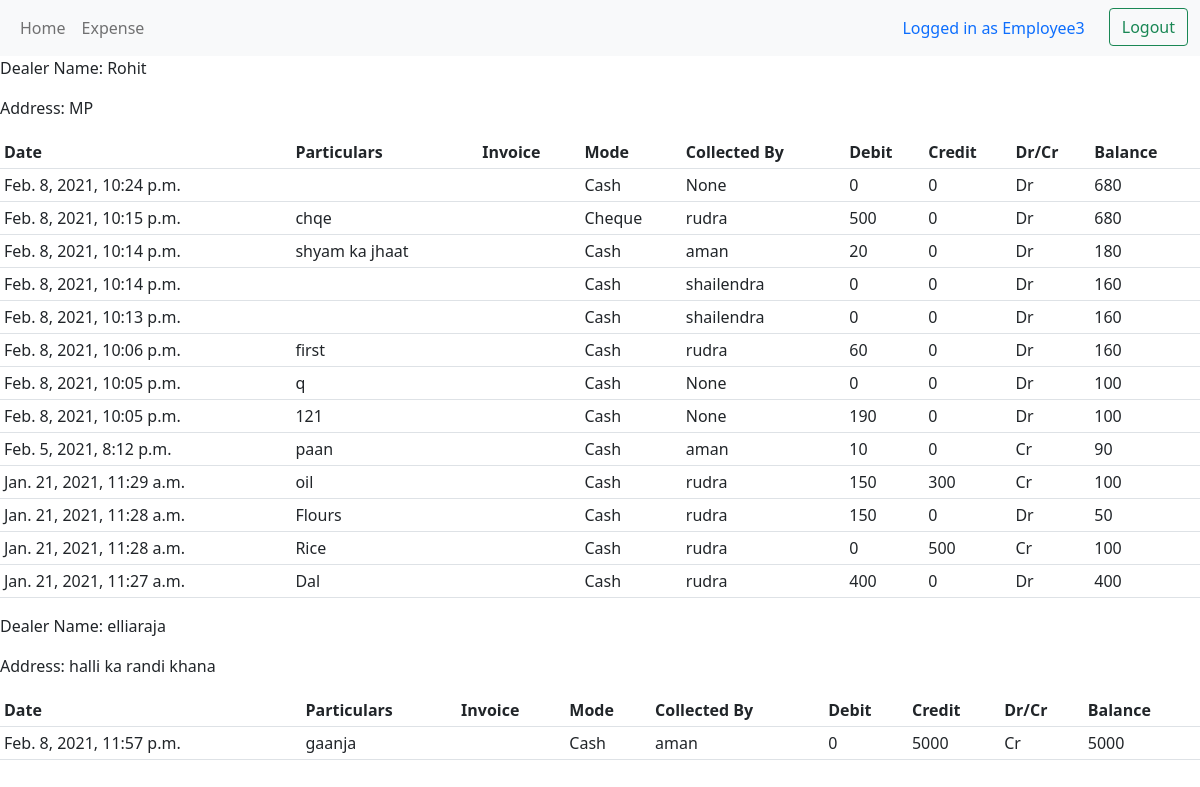
The page /user/ (signed in) on the database its author committed.
### ledger/models.py (models this page shows, shortened)
class Dealer(models.Model):
    name = models.CharField(unique=True, max_length=200)
    mob_num = models.IntegerField(unique=True, blank=True, null=True)
    address = models.TextField(blank=True)

class Ledger(models.Model):
    date = models.DateTimeField("Date",auto_now_add=True)
    particulars = models.CharField("Particulars",max_length=100,blank=True)
    debit = models.PositiveIntegerField("Debit",blank=True, default=0)
    credit = models.PositiveIntegerField("Credit",blank=True, default=0)
    paymode = models.CharField("Payment Mode",max_length=25, choices=(('Cash','Cash'),
                                                       ('Cheque','Cheque'),
                                                       ('No Money Collected','No Money Collected'),))
    isChequeCleared = models.BooleanField(editable=False, blank=True, null=True)
    new_balance = models.IntegerField(editable=False)
    dr_cr = models.CharField("Dr/Cr",max_length=2,default='nil',editable=False)
    invoice = models.ImageField("Invoice",upload_to=None, blank=True)
    dealer = models.ForeignKey(Dealer,verbose_name="Dealer", null=True, on_delete=models.SET_NULL)
    balance = models.IntegerField(editable=False,default=0)
    dealer_ledger_number = models.IntegerField(editable=False,default=0)
    collect_by = models.ForeignKey(Collected_by,verbose_name="Collected By", blank=True, null=True, on_delete=models.SET_NULL)
    class Meta:
        db_table= "led"

class Collected_by(models.Model):
    name = models.CharField(max_length=50, blank=True)
    class Meta:
        verbose_name_plural = "Money Collected By"
    def __str__(self):
        return self.name

### ledger/views.py (the view)
# urls.py: path('user/', views.userpage, name = 'userpage'),
@login_required(login_url='loginuser')
def userpage(request):
    try :
        userobjects = ViewDealer.objects.get(user=request.user)
        dealerallowed = userobjects.dealer.all()
    except :
        context = {"message": "No dealers allowed to view"}
        return render(request, 'ledger/user.html', context)
    l = []
    for d in dealerallowed:
        dict = {}
        dict["name"] = d.name
        dict["address"] = d.address
        dict["mobile"] = d.mob_num
        leg = []
        bn = BrandNew.objects.get(dealer = d.id)
        led_number = bn.ledger_number
        k = 0
        while(k!=30):
            try:
                led = Ledger.objects.get(dealer = d,dealer_ledger_number = led_number-k)
                leg.append(led)
            except:
                break
            k += 1
        dict["ledger"] = leg
        l.append(dict)
    if len(dealerallowed) == 0:
        context = {"message": "No dealers allowed to view"}
    else:
        context = {"ledgers":l}
    return render(request, 'ledger/user.html', context)

### ledger/templatetags/auth_extras.py (called while the page is built)
@register.filter(name='has_group')
def has_group(user, group_name):
    group = Group.objects.get(name=group_name)
    return True if group in user.groups.all() else False

### ledger/templates/ledger/user.html (shortened to what this page needs)
{% extends 'ledger/base.html' %}
{% block content %}
{% for ledger in ledgers %}
<p>Dealer Name: {{ ledger.name }}</p> <p>Address: {{ ledger.address}}</p>
<table class="table table-sm">
  <tr>
    <th>Date</th>
    <th>Particulars</th>
    <th>Invoice</th>
    <th>Mode</th>
    <th>Collected By</th>
    <th>Debit</th>
    <th>Credit</th>
    <th>Dr/Cr</th>
    <th>Balance</th>
  </tr>
  {% for l in ledger.ledger %}
  <tr>
    <td>{{ l.date }}</td>
    <td>{{ l.particulars }}</td>
    <td>{{ l.invoice }}</td>
    <td>{{ l.paymode }}</td>
    <td>{{ l.collect_by }}</td>
    <td>{{ l.debit }}</td>
    <td>{{ l.credit }}</td>
    <td>{{ l.dr_cr }}</td>
    <td>{{ l.balance }}</td>
  </tr>
  {% endfor %}
</table>
{% endfor %}
{% endblock %}

### ledger/templates/ledger/base.html (shortened to what this page needs)
{% load auth_extras %}
<!DOCTYPE html>
<html>
{% if user.is_authenticated %}
<head>
  <link href="https://cdn.jsdelivr.net/npm/bootstrap@5.0.0-beta1/dist/css/bootstrap.min.css" rel="stylesheet">
</head>
<body>
  <nav class="navbar navbar-expand-lg navbar-light bg-light">
    <div class="container-fluid">
      <div class="collapse navbar-collapse" id="navbarNavAltMarkup">
        <div class="navbar-nav" style="width:100%">
          {% if request.user|has_group:"admin" %}
          <div class="item-container" style="width:50%;">
            <a class="item-right nav-link" style="padding:0.5rem" href="{% url 'home' %}">Home</a>
            <a class="item-right nav-link" style="padding:0.5rem" href="{% url 'netbalpdf' %}">Dealer Report</a>
            <a class="item-right nav-link" style="padding:0.5rem" href="{% url 'dailytrans' %}">Transactions</a>
            {% else %}
            <a class="item-right nav-link" style="padding:0.5rem" href="{% url 'userpage' %}">Home</a>
            {% endif %}
            <a class="item-right nav-link" style="padding:0.5rem" href="{% url 'roadexpense' %}">Expense</a>
          </div>
          <div class="logout-container">
            <a class="item-left nav-link" style="color:#0d6efd; margin-right:1rem">Logged in as {{ user.username }}</a>
            <form style="margin-top:0px;" action="{% url 'logoutuser'  %}" method="POST">
              <button class="btn btn-outline-success" type="submit" >Logout</button>
            </form>
          </div>
        </div>
      </div>
  </nav>
{% block content %}{% endblock %}
</body>
{% endif %}
</html>

### ledger/templates/ledger/base.html (style rules this page uses)
.logout-container { width: 50% ; display: flex; justify-content: end; }
@media only screen and (max-width: 1300px) { .item-left { margin: 0; padding: 0.5rem; } }

### rows shown on the page
Dealer: name "Rohit", address "MP"
Ledger: date "Feb. 8, 2021, 10:24 p.m.", paymode "Cash", collect_by "None", debit "0", credit "0", dr_cr "Dr", balance "680"
Ledger: date "Feb. 8, 2021, 10:15 p.m.", particulars "chqe", paymode "Cheque", collect_by "rudra", debit "500", credit "0", dr_cr "Dr", balance "680"
Ledger: date "Feb. 8, 2021, 10:14 p.m.", particulars "shyam ka jhaat", paymode "Cash", collect_by "aman", debit "20", credit "0", dr_cr "Dr", balance "180"
Ledger: date "Feb. 8, 2021, 10:14 p.m.", paymode "Cash", collect_by "shailendra", debit "0", credit "0", dr_cr "Dr", balance "160"
Ledger: date "Feb. 8, 2021, 10:13 p.m.", paymode "Cash", collect_by "shailendra", debit "0", credit "0", dr_cr "Dr", balance "160"
Ledger: date "Feb. 8, 2021, 10:06 p.m.", particulars "first", paymode "Cash", collect_by "rudra", debit "60", credit "0", dr_cr "Dr", balance "160"
Ledger: date "Feb. 8, 2021, 10:05 p.m.", particulars "q", paymode "Cash", collect_by "None", debit "0", credit "0", dr_cr "Dr", balance "100"
Ledger: date "Feb. 8, 2021, 10:05 p.m.", particulars "121", paymode "Cash", collect_by "None", debit "190", credit "0", dr_cr "Dr", balance "100"
Ledger: date "Feb. 5, 2021, 8:12 p.m.", particulars "paan", paymode "Cash", collect_by "aman", debit "10", credit "0", dr_cr "Cr", balance "90"
Ledger: date "Jan. 21, 2021, 11:29 a.m.", particulars "oil", paymode "Cash", collect_by "rudra", debit "150", credit "300", dr_cr "Cr", balance "100"
Ledger: date "Jan. 21, 2021, 11:28 a.m.", particulars "Flours", paymode "Cash", collect_by "rudra", debit "150", credit "0", dr_cr "Dr", balance "50"
Ledger: date "Jan. 21, 2021, 11:28 a.m.", particulars "Rice", paymode "Cash", collect_by "rudra", debit "0", credit "500", dr_cr "Cr", balance "100"
Ledger: date "Jan. 21, 2021, 11:27 a.m.", particulars "Dal", paymode "Cash", collect_by "rudra", debit "400", credit "0", dr_cr "Dr", balance "400"
Dealer: name "elliaraja", address "halli ka randi khana"
Ledger: date "Feb. 8, 2021, 11:57 p.m.", particulars "gaanja", paymode "Cash", collect_by "aman", debit "0", credit "5000", dr_cr "Cr", balance "5000"

### other values the page prints
{{ user.username }} "Employee3"
